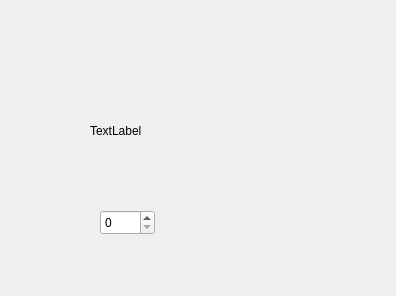
<?xml version="1.0" encoding="UTF-8"?>
<ui version="4.0">
 <class>SpPreshDsp</class>
 <widget class="QWidget" name="SpPreshDsp">
  <property name="geometry">
   <rect>
    <x>0</x>
    <y>0</y>
    <width>396</width>
    <height>296</height>
   </rect>
  </property>
  <property name="windowTitle">
   <string>SpPreshDsp</string>
  </property>
  <widget class="QLabel" name="spPresh">
   <property name="geometry">
    <rect>
     <x>90</x>
     <y>80</y>
     <width>171</width>
     <height>101</height>
    </rect>
   </property>
   <property name="text">
    <string>TextLabel</string>
   </property>
  </widget>
  <widget class="QSpinBox" name="spinBox">
   <property name="geometry">
    <rect>
     <x>100</x>
     <y>210</y>
     <width>55</width>
     <height>25</height>
    </rect>
   </property>
  </widget>
 </widget>
 <layoutdefault spacing="6" margin="11"/>
 <resources/>
 <connections/>
</ui>
